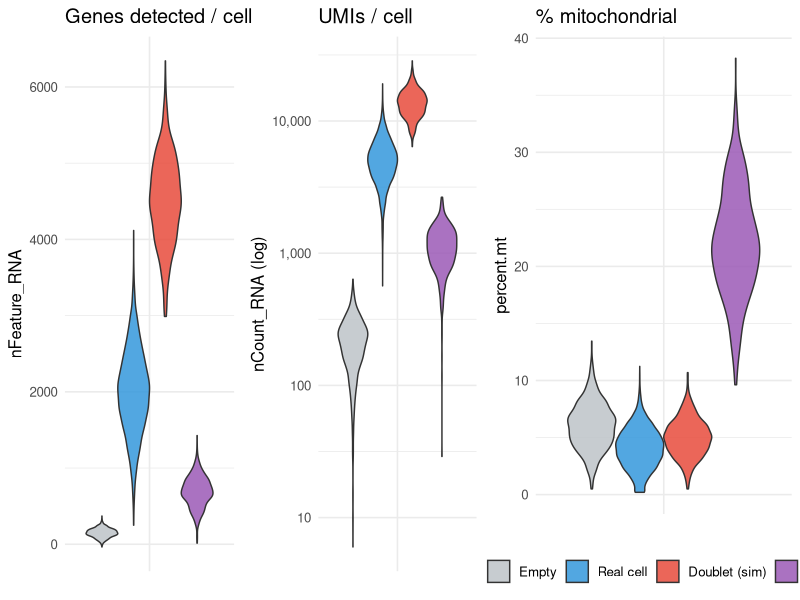
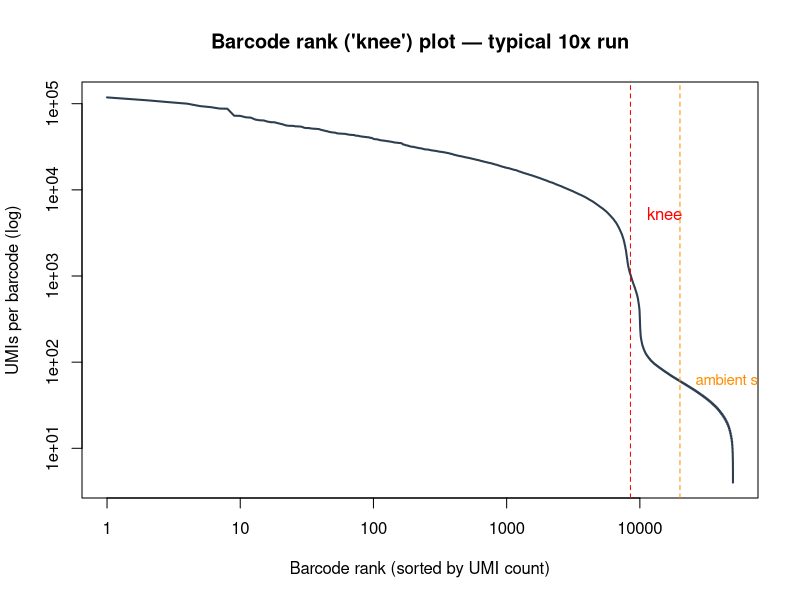
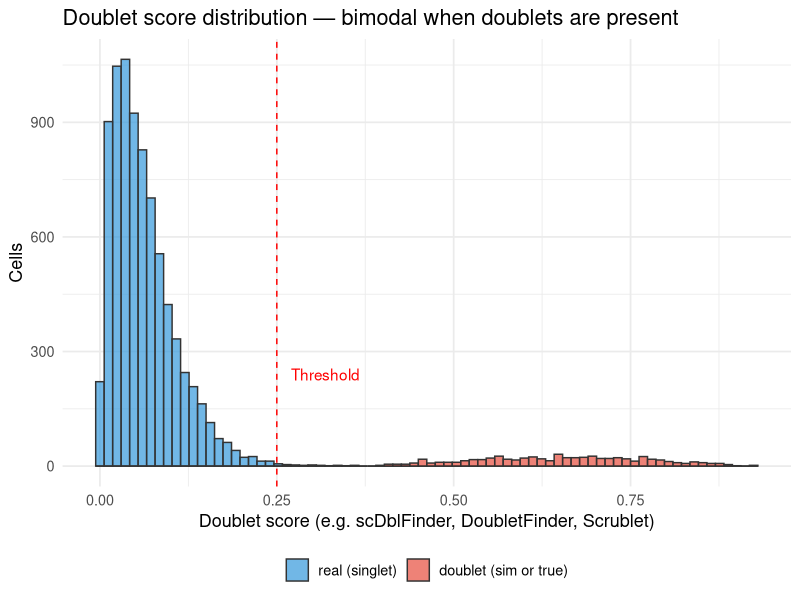
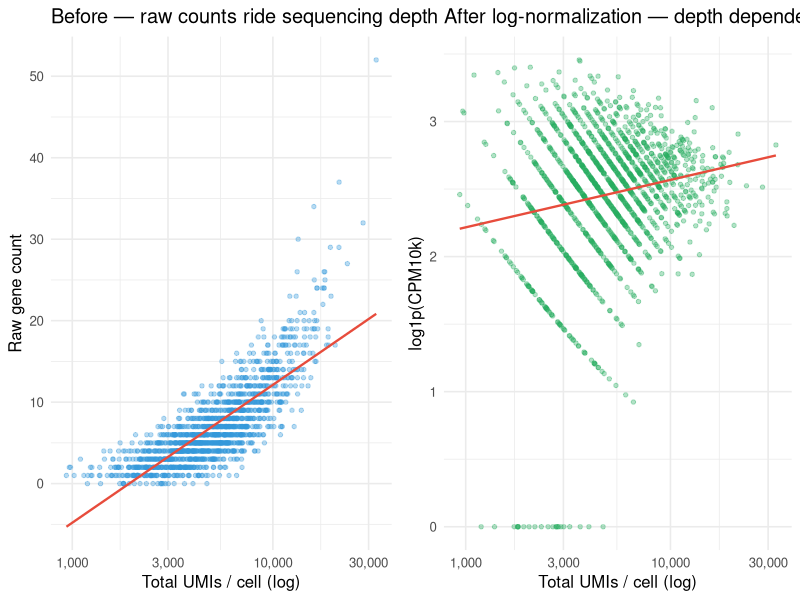
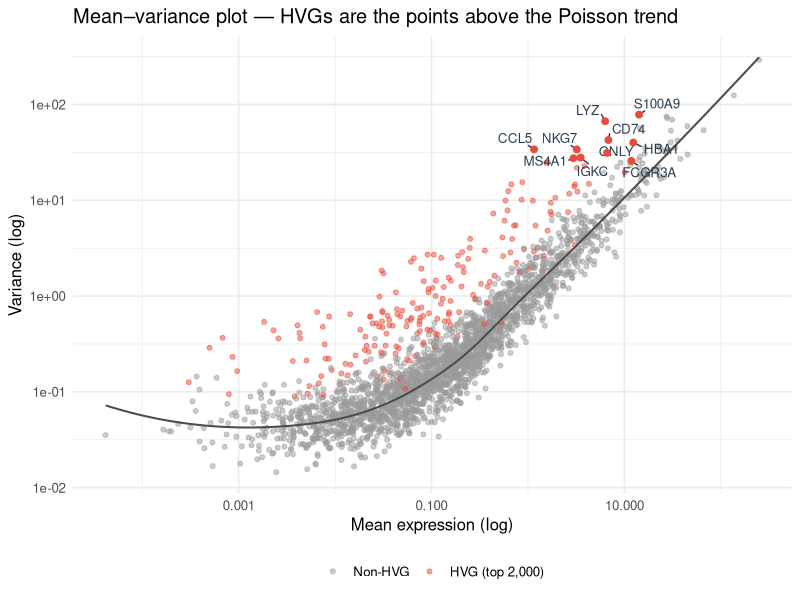

Source code (R) for these figures, in order:
## ---- chunk 1
#| label: setup
#| include: false

library(tidyverse)
library(knitr)
library(gridExtra)
library(ggrepel)
theme_set(theme_minimal(base_size = 14))
set.seed(2026)
## ---- chunk 2
#| label: qc-distributions
#| echo: false
#| fig-width: 11
#| fig-height: 4

set.seed(2026)
n_real      <- 8000
n_doublet   <- 800
n_dying     <- 600
n_empty     <- 1200

# Real cells: bell around ~2000 features
real_feat <- pmax(round(rnorm(n_real, 2000, 550)), 250)
real_umi  <- round(real_feat * exp(rnorm(n_real, log(2.5), 0.25)))
real_mt   <- pmin(pmax(rnorm(n_real, 4, 1.8), 0.2), 25)

# Doublets: high features and counts
db_feat <- round(rnorm(n_doublet, 4500, 600))
db_umi  <- round(db_feat * exp(rnorm(n_doublet, log(3), 0.2)))
db_mt   <- pmin(pmax(rnorm(n_doublet, 5, 1.6), 0.5), 20)

# Dying cells: low counts, very high mt
dy_feat <- round(rnorm(n_dying, 700, 200))
dy_umi  <- round(dy_feat * exp(rnorm(n_dying, log(1.6), 0.2)))
dy_mt   <- pmin(pmax(rnorm(n_dying, 22, 5), 8), 60)

# Empty droplets: very few features, low counts, modest mt
em_feat <- round(rnorm(n_empty, 150, 60))
em_umi  <- round(em_feat * exp(rnorm(n_empty, log(1.4), 0.2)))
em_mt   <- pmin(pmax(rnorm(n_empty, 6, 2), 0.5), 25)

qc <- tibble::tibble(
  nFeature_RNA = c(real_feat, db_feat, dy_feat, em_feat),
  nCount_RNA   = c(real_umi,  db_umi,  dy_umi,  em_umi),
  percent.mt   = c(real_mt,   db_mt,   dy_mt,   em_mt),
  kind = factor(c(rep("Real cell", n_real),
                  rep("Doublet (sim)", n_doublet),
                  rep("Dying", n_dying),
                  rep("Empty", n_empty)),
                levels = c("Empty", "Real cell", "Doublet (sim)", "Dying"))
)

p_feat <- ggplot(qc, aes(x = "", y = nFeature_RNA, fill = kind)) +
  geom_violin(scale = "width", trim = TRUE, alpha = 0.85, color = "grey20") +
  scale_fill_manual(values = c("#bdc3c7", "#3498db", "#e74c3c", "#9b59b6")) +
  labs(x = NULL, y = "nFeature_RNA",
       title = "Genes detected / cell") +
  theme_minimal(base_size = 12) + theme(legend.position = "none")

p_umi  <- ggplot(qc, aes(x = "", y = nCount_RNA, fill = kind)) +
  geom_violin(scale = "width", trim = TRUE, alpha = 0.85, color = "grey20") +
  scale_y_log10(labels = scales::comma) +
  scale_fill_manual(values = c("#bdc3c7", "#3498db", "#e74c3c", "#9b59b6")) +
  labs(x = NULL, y = "nCount_RNA (log)", title = "UMIs / cell") +
  theme_minimal(base_size = 12) + theme(legend.position = "none")

p_mt   <- ggplot(qc, aes(x = "", y = percent.mt, fill = kind)) +
  geom_violin(scale = "width", trim = TRUE, alpha = 0.85, color = "grey20") +
  scale_fill_manual(values = c("#bdc3c7", "#3498db", "#e74c3c", "#9b59b6")) +
  labs(x = NULL, y = "percent.mt", title = "% mitochondrial") +
  theme_minimal(base_size = 12) + theme(legend.position = "bottom",
                                         legend.title = element_blank())

gridExtra::grid.arrange(p_feat, p_umi, p_mt, nrow = 1, widths = c(1, 1, 1.3))
## ---- chunk 3
#| label: knee-plot
#| echo: false
#| fig-width: 7
#| fig-height: 4

set.seed(2026)
# Simulate a knee plot — many empty droplets, knee around rank ~10000
ranks <- 1:50000
counts <- sort(c(round(exp(rnorm(8000, log(8000), 0.7))),       # real cells
                 round(exp(rnorm(2000, log(800), 0.4))),        # ambient/borderline
                 round(exp(rnorm(40000, log(40), 0.6)))),       # empty droplets
               decreasing = TRUE)[ranks]

plot(ranks, counts, log = "xy", type = "l", lwd = 2, col = "#2c3e50",
     xlab = "Barcode rank (sorted by UMI count)", ylab = "UMIs per barcode (log)",
     main = "Barcode rank ('knee') plot — typical 10x run")
abline(v = 8500, lty = 2, col = "red"); text(9500, 5e3, "knee", col = "red", pos = 4)
abline(v = 20000, lty = 2, col = "darkorange"); text(22000, 60, "ambient soup", col = "darkorange", pos = 4, cex = 0.9)
## ---- chunk 4
#| label: doublet-score
#| echo: false
#| fig-width: 9
#| fig-height: 4

set.seed(2026)
real_cells   <- rbeta(8000, 1.6, 14) * 0.6   # most real cells low score
true_doublet <- rbeta(640,  4,   3) * 0.7 + 0.25
df <- tibble::tibble(
  score = c(real_cells, true_doublet),
  truth = factor(c(rep("real (singlet)", length(real_cells)),
                   rep("doublet (sim or true)", length(true_doublet))),
                 levels = c("real (singlet)", "doublet (sim or true)"))
)

ggplot(df, aes(score, fill = truth)) +
  geom_histogram(binwidth = 0.012, position = "identity", alpha = 0.7, color = "grey20") +
  geom_vline(xintercept = 0.25, lty = 2, color = "red") +
  annotate("text", x = 0.27, y = 240, label = "Threshold", hjust = 0, color = "red") +
  scale_fill_manual(values = c("#3498db", "#e74c3c"), name = NULL) +
  labs(x = "Doublet score (e.g. scDblFinder, DoubletFinder, Scrublet)",
       y = "Cells",
       title = "Doublet score distribution — bimodal when doublets are present") +
  theme_minimal(base_size = 13) + theme(legend.position = "bottom")
## ---- chunk 5
#| label: normalization-before-after
#| echo: false
#| fig-width: 11
#| fig-height: 4

set.seed(2026)
n_cells <- 1500
# Simulate per-cell sequencing depth — wide spread
total_umi <- round(exp(rnorm(n_cells, log(5000), 0.55)))
# A "typical" gene's count in each cell scales with total
gene_raw  <- rpois(n_cells, lambda = 0.0012 * total_umi)

# Log-normalize: log1p( gene/total * 10000 )
gene_log <- log1p(gene_raw / total_umi * 1e4)

dat <- tibble::tibble(total_umi, gene_raw, gene_log)

p_raw <- ggplot(dat, aes(total_umi, gene_raw)) +
  geom_point(alpha = 0.35, size = 1.2, color = "#3498db") +
  geom_smooth(method = "lm", se = FALSE, color = "#e74c3c", linewidth = 0.8) +
  scale_x_log10(labels = scales::comma) +
  labs(x = "Total UMIs / cell (log)", y = "Raw gene count",
       title = "Before — raw counts ride sequencing depth") +
  theme_minimal(base_size = 12)

p_norm <- ggplot(dat, aes(total_umi, gene_log)) +
  geom_point(alpha = 0.35, size = 1.2, color = "#27ae60") +
  geom_smooth(method = "lm", se = FALSE, color = "#e74c3c", linewidth = 0.8) +
  scale_x_log10(labels = scales::comma) +
  labs(x = "Total UMIs / cell (log)", y = "log1p(CPM10k)",
       title = "After log-normalization — depth dependence is gone") +
  theme_minimal(base_size = 12)

gridExtra::grid.arrange(p_raw, p_norm, nrow = 1)
## ---- chunk 6
#| label: hvg-mean-variance
#| echo: false
#| fig-width: 9
#| fig-height: 4.5

set.seed(2026)
n_genes <- 2500

# Mean expression spans many orders of magnitude
mean_x <- exp(rnorm(n_genes, mean = -2, sd = 2.2))

# Baseline (Poisson-like) variance follows mean closely; HVGs sit above that trend
log_resid <- rnorm(n_genes, mean = 0, sd = 0.45)
# Boost a small fraction of genes (true HVGs) above the trend
hvg_idx <- sample(seq_len(n_genes), 200)
log_resid[hvg_idx] <- log_resid[hvg_idx] + abs(rnorm(length(hvg_idx), 1.6, 0.5))

var_y <- exp(log(mean_x + 0.05) * 1.05 + log_resid)  # roughly mean^1.05 trend

genes <- tibble::tibble(mean = mean_x,
                        variance = var_y,
                        is_hvg = seq_len(n_genes) %in% hvg_idx)

# Top 10 most "variable" genes — pretend marker labels
top10 <- genes |>
  filter(is_hvg) |>
  slice_max(variance, n = 10) |>
  mutate(label = c("S100A9","LYZ","CD74","HBA1","CCL5","NKG7",
                   "GNLY","IGKC","MS4A1","FCGR3A"))

ggplot(genes, aes(mean, variance)) +
  geom_point(aes(color = is_hvg), alpha = 0.5, size = 1.4) +
  geom_smooth(data = filter(genes, !is_hvg),
              method = "loess", span = 0.6, se = FALSE,
              color = "grey30", linewidth = 0.7) +
  ggrepel::geom_text_repel(data = top10, aes(label = label),
                           size = 3.4, color = "#2c3e50",
                           min.segment.length = 0,
                           max.overlaps = 20) +
  geom_point(data = top10, color = "#e74c3c", size = 2) +
  scale_color_manual(values = c(`FALSE` = "grey60", `TRUE` = "#e74c3c"),
                     labels = c("Non-HVG", "HVG (top 2,000)"),
                     name = NULL) +
  scale_x_log10(labels = scales::comma) + scale_y_log10() +
  labs(x = "Mean expression (log)", y = "Variance (log)",
       title = "Mean–variance plot — HVGs are the points above the Poisson trend") +
  theme_minimal(base_size = 12) +
  theme(legend.position = "bottom")
